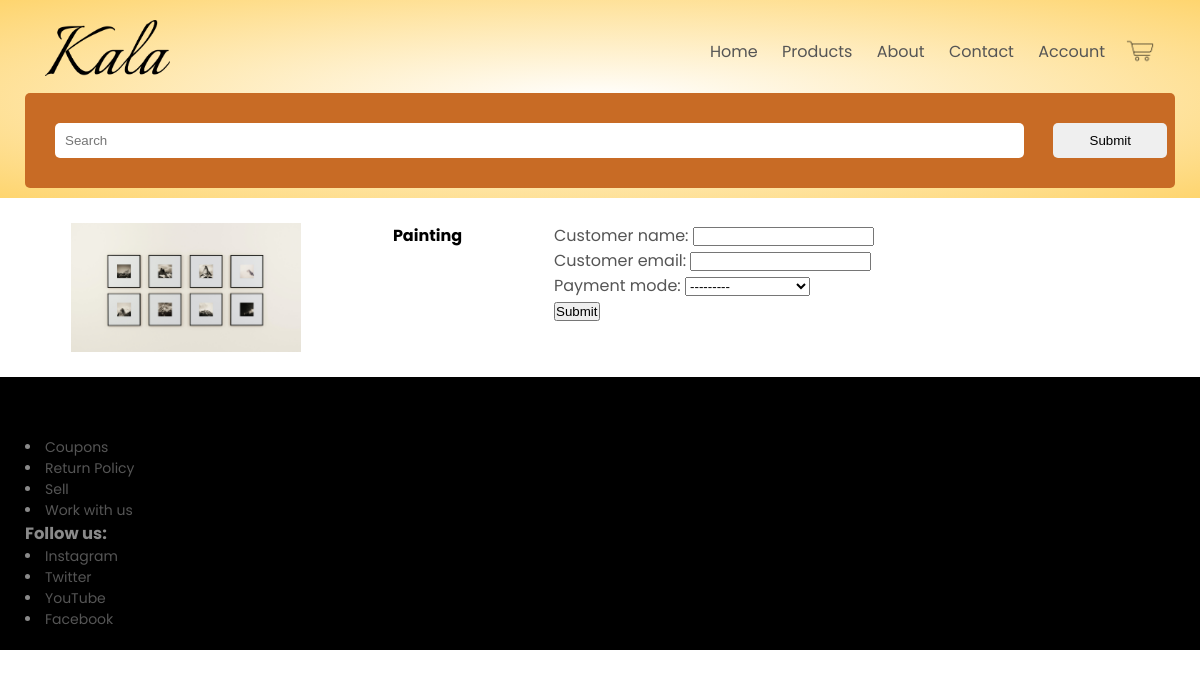
Screenshot of /checkout/4 with the database file from the repository.
### kala/models.py (models this page shows, shortened)
class Product(models.Model):
    id = models.AutoField
    product_name = models.CharField(max_length = 50)
    category = models.CharField(max_length=50, default='')
    price = models.IntegerField(default = 0)
    desc = models.CharField(max_length = 300)
    pub_date = models.DateField(default=date.today)
    image = models.ImageField(upload_to="static/images",default='')

### kala/views.py (the view)
# urls.py: path('checkout/<int:prodid>', views.checkout, name = 'Checkout'),
def checkout(request,prodid):
    prod = Product.objects.filter(id=prodid)
    if request.method == 'POST':
        form = CheckoutForm(request.POST, request.FILES)
        if form.is_valid():
            form_f = form.save(commit=False)
            form_f.product_id = prodid
            form_f.save()
            customer_email = form.cleaned_data['customer_email']
            subject = 'Order Placed!'
            message = 'Your order of {0} has been placed\nOrder number: {1}\nThank you for shopping with us and supporting independant artists!'.format(prod[0],form_f.id)
            send_mail(subject,message,'shopart.kala@gmail.com',[customer_email])
            return HttpResponse("Order Placed!")
    else:
        form = CheckoutForm()
    return render(request, 'checkout.html', {'form' : form,'prod':prod[0]})

### kala/forms.py
class CheckoutForm(forms.ModelForm):
    class Meta:
        model = Checkout
        fields = ['customer_name','customer_email','payment_mode']

### templates/checkout.html (shortened to what this page needs)
{% extends 'basic.html' %}
{% load static %}
{% block body %}
<link rel="stylesheet" href="{% static 'css/stylecheckout.css' %}">
<div class="input">
    <img class="img" src="{{prod.image.url}}" width="20%" >
    <h4>{{prod.product_name}}</h4>
    <form method = "post" enctype="multipart/form-data" class="col-2">
        {{ form.as_p }}
        <button type="submit">Submit</button>
    </form>
</div>
{% endblock %}

### kala/static/css/style.css (style rules this page uses)
* { margin: 0; padding: 0; box-sizing: border-box; }
body { font-family: 'Poppins', sans-serif; }
p { color: #555; }

### kala/static/css/stylecheckout.css (style rules this page uses)
* { margin: 0; padding: 0; box-sizing: border-box; }
.input { display:inline-flex; align-items:centre; flex-wrap: wrap; justify-content: space-around; margin: 25px; column-gap: 0px; }
.col-2 { width: 50%; }

### rows the page displays
Product: image (picture), product_name "Painting"
